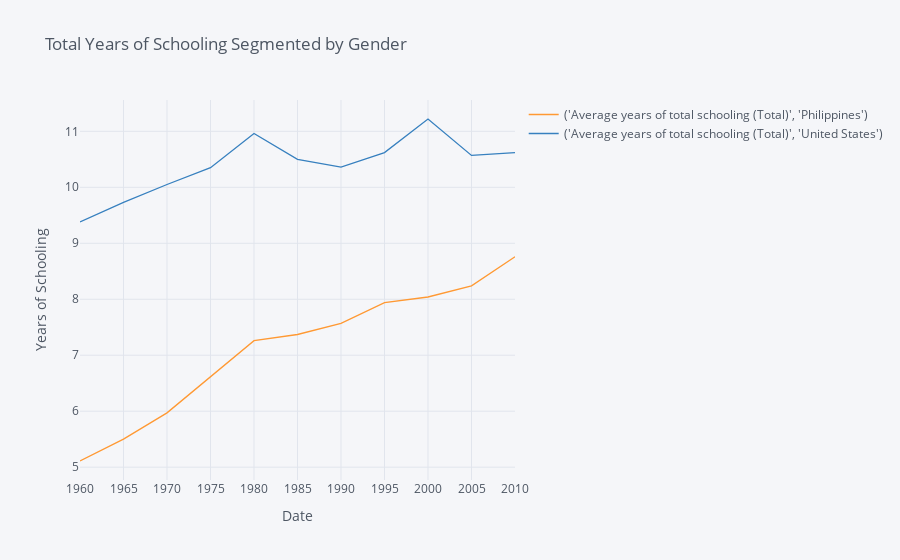

The notebook cell this image was saved under:
### Markdown cell above
#### 2. This code chunk similarly compares average years of total schooling between Philippines and USA. One country only took data points every 5 years so we dropped all other information for a uniform x-axis.

### Code cell
#Average years of schooling by country
pd.options.plotting.backend = 'plotly'
school_label = {"BAR.SCHL.1519" : "Average years of total schooling (Total)"}


school_enrollment = wbdata.get_dataframe(school_label, country = ['PHL', 'USA'])
school_enrollment = school_enrollment.unstack('country').dropna(how='all')
school_enrollment.iplot(xTitle="Date",
                        yTitle="Years of Schooling",
                        title="Total Years of Schooling Segmented by Gender")

### Figure 1 — Plotly figure (JSON) as saved in the notebook; plotly's stock layout.template omitted (floating-point values rounded to 4 significant figures)
{"data": [{"line": {"color": "rgba(255, 153, 51, 1.0)", "dash": "solid", "shape": "linear", "width": 1.3}, "mode": "lines", "name": "('Average years of total schooling (Total)', 'Philippines')", "text": "", "type": "scatter", "x": ["1960", "1965", "1970", "1975", "1980", "1985", "1990", "1995", "2000", "2005", "2010"], "y": [5.11, 5.5, 5.97, 6.61, 7.26, 7.37, 7.57, 7.94, 8.04, 8.24, 8.76]}, {"line": {"color": "rgba(55, 128, 191, 1.0)", "dash": "solid", "shape": "linear", "width": 1.3}, "mode": "lines", "name": "('Average years of total schooling (Total)', 'United States')", "text": "", "type": "scatter", "x": ["1960", "1965", "1970", "1975", "1980", "1985", "1990", "1995", "2000", "2005", "2010"], "y": [9.38, 9.73, 10.05, 10.35, 10.96, 10.5, 10.36, 10.62, 11.22, 10.57, 10.62]}], "layout": {"legend": {"bgcolor": "#F5F6F9", "font": {"color": "#4D5663"}}, "paper_bgcolor": "#F5F6F9", "plot_bgcolor": "#F5F6F9", "title": {"font": {"color": "#4D5663"}, "text": "Total Years of Schooling Segmented by Gender"}, "xaxis": {"gridcolor": "#E1E5ED", "showgrid": true, "tickfont": {"color": "#4D5663"}, "title": {"font": {"color": "#4D5663"}, "text": "Date"}, "zerolinecolor": "#E1E5ED"}, "yaxis": {"gridcolor": "#E1E5ED", "showgrid": true, "tickfont": {"color": "#4D5663"}, "title": {"font": {"color": "#4D5663"}, "text": "Years of Schooling"}, "zerolinecolor": "#E1E5ED"}}}
